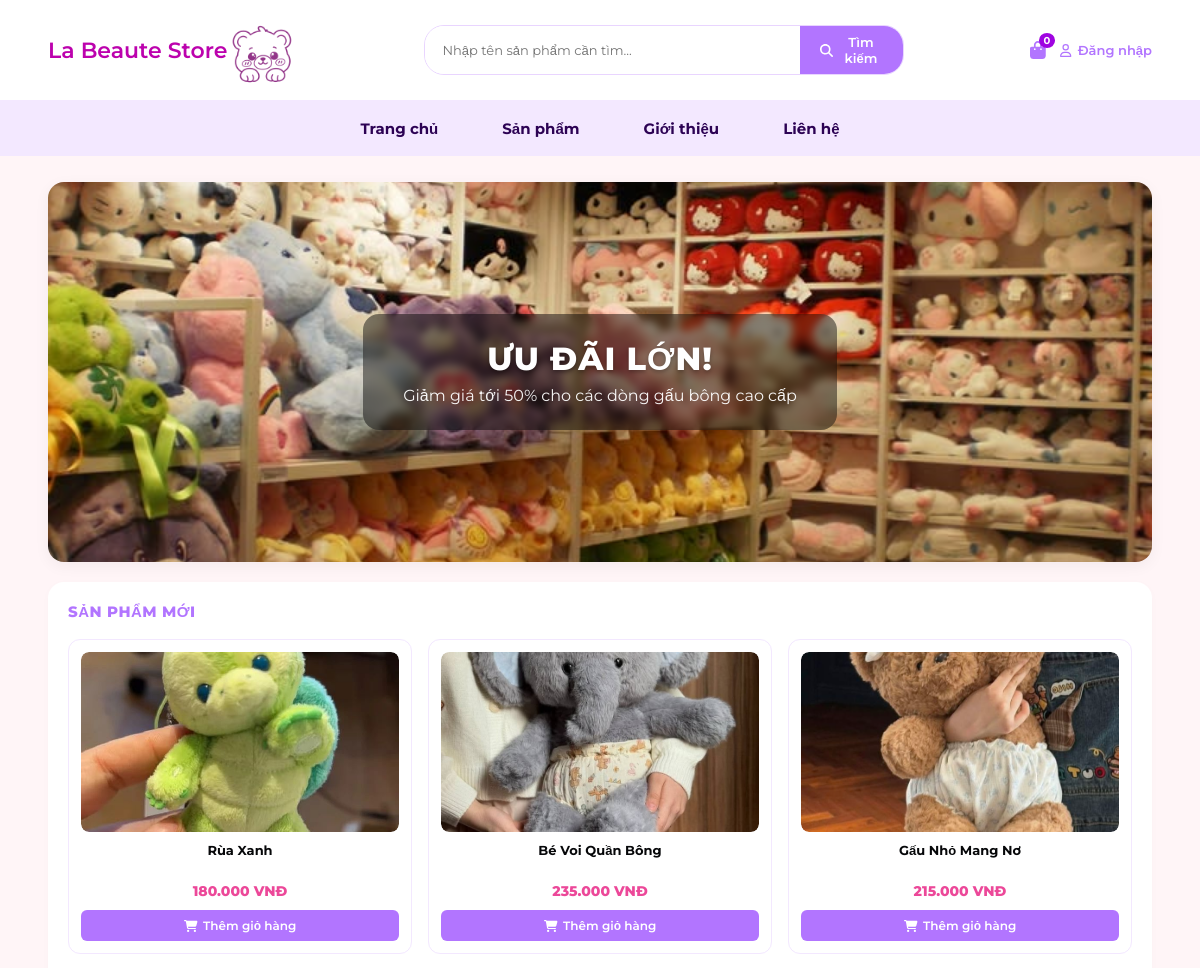
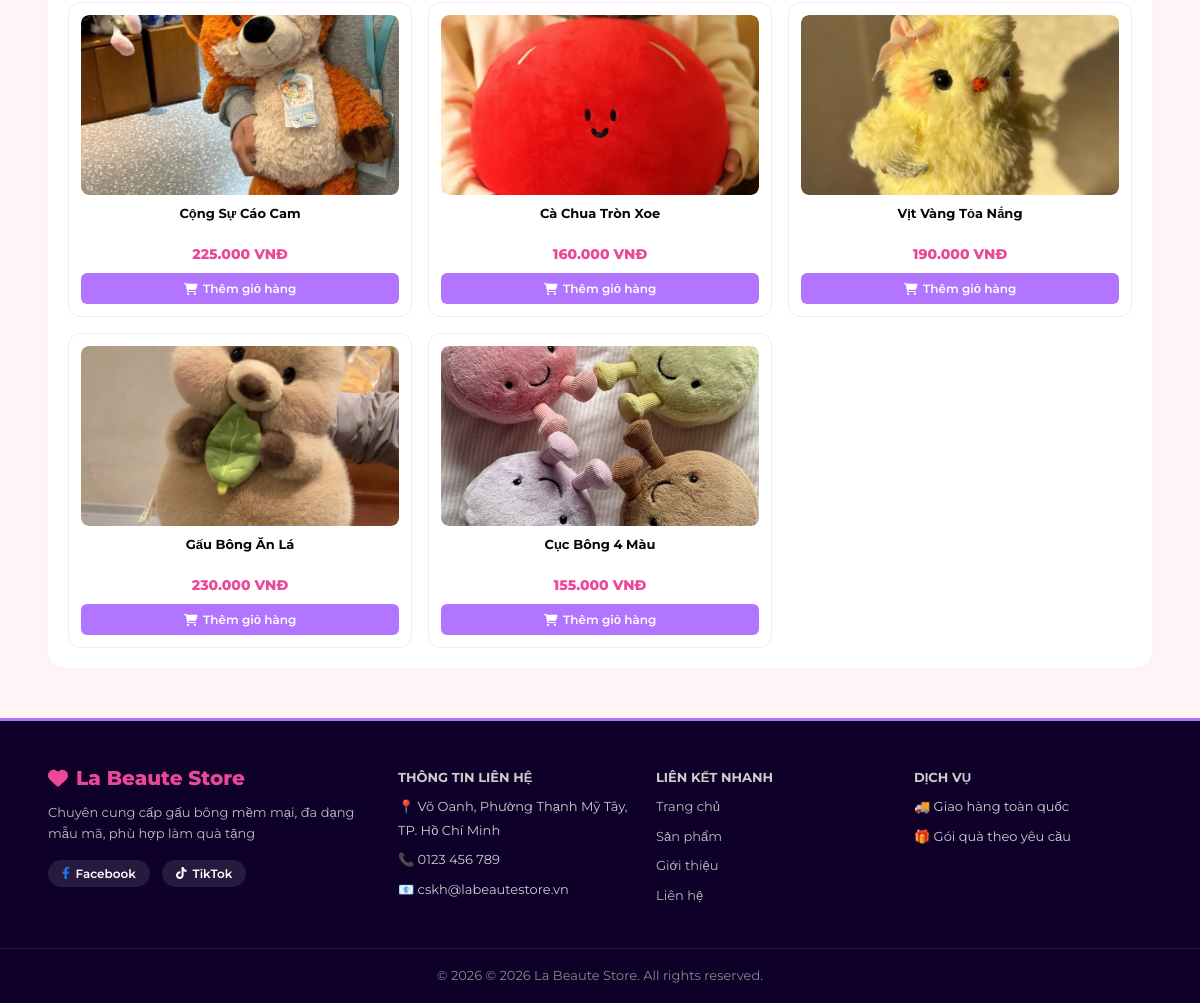
The page / on the database its author committed (2 pictures, top to bottom).
### tables this page shows
CREATE TABLE IF NOT EXISTS products (
    id INT AUTO_INCREMENT PRIMARY KEY,
    category_id INT NOT NULL,
    name VARCHAR(255) NOT NULL,
    price DECIMAL(10,2) NOT NULL,
    quantity INT NOT NULL DEFAULT 0,
    thumbnail VARCHAR(255) NOT NULL,
    description LONGTEXT NULL,
    created_at TIMESTAMP DEFAULT CURRENT_TIMESTAMP,
    FOREIGN KEY (category_id) REFERENCES categories(id) ON DELETE CASCADE
);

### models/Product.php (called while the page is built, shortened)
<?php
class Product {
    private $conn;
    private $table = "products";
    public function __construct($db_conn) {
        $this->conn = $db_conn;
    }
    public function getAll($keyword = '', $category_id = 0, $limit = 0, $offset = 0) {
        $sql = "SELECT p.*, c.name AS category_name
                FROM " . $this->table . " p
                LEFT JOIN categories c ON p.category_id = c.id
                WHERE 1=1";
        $sql .= " ORDER BY p.id DESC";
        if ($limit > 0) {
            $sql .= " LIMIT :limit OFFSET :offset";
        }
        $stmt = $this->conn->prepare($sql);
        if ($limit > 0) {
            $stmt->bindValue(':limit', (int)$limit, PDO::PARAM_INT);
            $stmt->bindValue(':offset', (int)$offset, PDO::PARAM_INT);
        }
        $stmt->execute();
        return $stmt->fetchAll(PDO::FETCH_ASSOC);
    }
}

### index.php (the view, shortened to what this page needs)
<?php
require_once __DIR__ . '/config/database.php';
require_once __DIR__ . '/models/Product.php';
$database = new Database();
$conn = $database->getConnection();
$productModel = new Product($conn);
$category_id = isset($_GET['category']) ? (int)$_GET['category'] : 0;
$search = isset($_GET['search']) ? trim($_GET['search']) : '';
$limit = 8;
$offset = 0;
$products = $productModel->getAll(
    $search,
    $category_id,
    $limit,
    $offset
);
?>
<!DOCTYPE html>
<html lang="vi">
<head>
    <link rel="stylesheet" href="assets/css/style.css">
    <link rel="stylesheet" href="https://cdnjs.cloudflare.com/ajax/libs/font-awesome/6.4.0/css/all.min.css">
</head>
<body>
    <?php include("includes/header.php"); ?>
    <div class="container hero-section">
        <div class="slider-container">
            <div class="slide active" style="background-image: url('assets/uploads/products/banner-gau-bong.jpg');">
                <div class="banner-overlay">
                    <h2>ƯU ĐÃI LỚN!</h2>
                    <p>Giảm giá tới 50% cho các dòng gấu bông cao cấp</p>
                </div>
            </div>
        </div>
    </div>
    <div class="container">
        <section class="products-wrapper">
            <h2 class="section-heading">
                <?php
                echo $category_id > 0
                    ? "SẢN PHẨM THEO DANH MỤC"
                    : "SẢN PHẨM MỚI";
                ?>
            </h2>
            <div class="product-grid">
                <?php if (!empty($products)): ?>
                <?php foreach ($products as $row):
                        $thumb = $row['thumbnail'] ?? ($row['image'] ?? '');
                        $detailLink = "product-detail.php?id=" . $row['id'];
                        $isLoggedIn = isset($_SESSION['user']) ||
                                      isset($_SESSION['user_id']);
                        $cartLink = $isLoggedIn
                            ? "cart.php?action=add&id=" . $row['id']
                            : "login.php?redirect=" . urlencode(
                                "cart.php?action=add&id=" . $row['id']
                            );
                    ?>
                <div class="product-card">
                    <a href="<?php echo $detailLink; ?>" class="product-click-overlay"
                        aria-label="<?php echo htmlspecialchars($row['name']); ?>">
                    </a>
                    <div class="product-img-wrapper">
                        <img src="assets/uploads/products/<?php
                                    echo basename($thumb);
                                ?>" onerror="this.onerror=null; this.src='https://placehold.co/300x300?text=No+Image';"
                            alt="<?php echo htmlspecialchars($row['name']); ?>">
                    </div>
                    <div class="product-title">
                        <?php echo htmlspecialchars($row['name']); ?>
                    </div>
                    <div class="product-price">
                        <?php echo number_format($row['price'], 0, ',', '.'); ?> VNĐ
                    </div>
                    <a href="<?php echo $cartLink; ?>" class="btn-add-cart-grid">
                        <i class="fa-solid fa-cart-shopping"></i>
                        Thêm giỏ hàng
                    </a>
                </div>
                <?php endforeach; ?>
                <?php else: ?>
                <div style="grid-column: 1 / -1; text-align: center; padding: 40px; color: #888;">
                    Không tìm thấy sản phẩm nào!
                </div>
                <?php endif; ?>
            </div>
        </section>
    </div>
    <?php include("includes/footer.php"); ?>
</body>
</html>

### assets/css/style.css (style rules this page uses)
:root { --primary-purple: #b275ff; --dark-purple: #0f0029; --light-purple: #f3e8ff; --bg-pink: #fff5f7; --gradient-btn: linear-gradient(135deg, #a855f7, #ec4899); --gradient-title: linear-gradient(90deg, #ec4899, #a855f7); --text-color: #0c0c0c; --border-color: #fce7f3; }
* { box-sizing: border-box; margin: 0; padding: 0; font-family: "Montserrat", sans-serif; }
body { background-color: var(--bg-pink); color: var(--text-color); }
.container { width: 92%; max-width: 1200px; margin: 0 auto; }
.hero-section { display: block !important; width: 92% !important; max-width: 1200px !important; margin: 26px auto 20px !important; padding: 0 !important; }
.hero-section .slider-container { position: relative; display: block !important; width: 100% !important; max-width: 1200px !important; height: 380px !important; margin: 0 auto !important; overflow: hidden; border-radius: 16px; box-shadow: 0 4px 15px rgba(0, 0, 0, 0.05); }
.hero-section .slide { display: flex !important; align-items: center; justify-content: center; width: 100% !important; height: 100% !important; background-position: center; background-repeat: no-repeat; background-size: cover !important; }
.hero-section .banner-overlay { position: relative; z-index: 2; max-width: 80%; padding: 25px 40px; background: rgba(0, 0, 0, 0.45); color: #fff; border-radius: 16px; text-align: center; backdrop-filter: blur(4px); -webkit-backdrop-filter: blur(4px); }
.banner-overlay h2 { margin-bottom: 8px; font-size: 32px; font-weight: 800; letter-spacing: 1px; text-shadow: 0 2px 4px rgba(0, 0, 0, 0.3); }
.banner-overlay p { margin: 0; opacity: 0.95; font-size: 16px; font-weight: 400; }
.hero-section + .container .products-wrapper { margin-top: 0 !important; }
.products-wrapper { margin-top: 20px; padding: 20px; background: #fff; border-radius: 16px; box-shadow: 0 2px 10px rgba(0, 0, 0, 0.02); }
.products-wrapper .section-heading { margin-bottom: 18px; color: var(--primary-purple); font-size: 15px; font-weight: 800; letter-spacing: 0.5px; text-transform: uppercase; }
.product-grid { display: grid; grid-template-columns: repeat(4, minmax(0, 1fr)); gap: 16px; width: 100%; margin: 0; align-items: start; }
.product-card { position: relative; width: 100%; min-width: 0; padding: 12px; overflow: hidden; background: #fff; border: 1px solid #f3e8ff; border-radius: 12px; text-align: center; display: flex; flex-direction: column; justify-content: space-between; }
.product-img-wrapper { position: relative; width: 100%; height: 180px; margin-bottom: 10px; overflow: hidden; border-radius: 8px; }
.product-img-wrapper img, .product-card img { display: block; width: 100%; height: 180px; object-fit: cover; border-radius: 8px; }
.product-title { display: -webkit-box; height: 32px; margin-bottom: 8px; overflow: hidden; color: #060709; font-size: 13px; font-weight: 700; text-decoration: none; -webkit-line-clamp: 2; line-clamp: 2; -webkit-box-orient: vertical; }
.product-price { margin-bottom: 10px; color: #ec4899; font-size: 14px; font-weight: 800; }
.btn-add-cart-grid { position: relative; z-index: 2; display: flex; align-items: center; justify-content: center; gap: 6px; width: 100%; padding: 8px 0; background: var(--primary-purple); color: #fff; border: none; border-radius: 6px; font-size: 12px; font-weight: 600; text-decoration: none; }
.product-click-overlay { position: absolute; inset: 0; bottom: 60px; z-index: 1; cursor: pointer; }
@media (max-width: 1200px) { .product-grid, .products-section .product-grid, .products-page-layout .product-grid { grid-template-columns: repeat(3, minmax(0, 1fr)); } }

### rows shown on the page
products: thumbnail+name (picture), name "Rùa Xanh", price "180.000"
products: thumbnail+name (picture), name "Bé Voi Quần Bông", price "235.000"
products: thumbnail+name (picture), name "Gấu Nhỏ Mang Nơ", price "215.000"
products: thumbnail+name (picture), name "Cộng Sự Cáo Cam", price "225.000"
products: thumbnail+name (picture), name "Cà Chua Tròn Xoe", price "160.000"
products: thumbnail+name (picture), name "Vịt Vàng Tỏa Nắng", price "190.000"
products: thumbnail+name (picture), name "Gấu Bông Ăn Lá", price "230.000"
products: thumbnail+name (picture), name "Cục Bông 4 Màu", price "155.000"

### other values the page prints
$cart_count "0"
